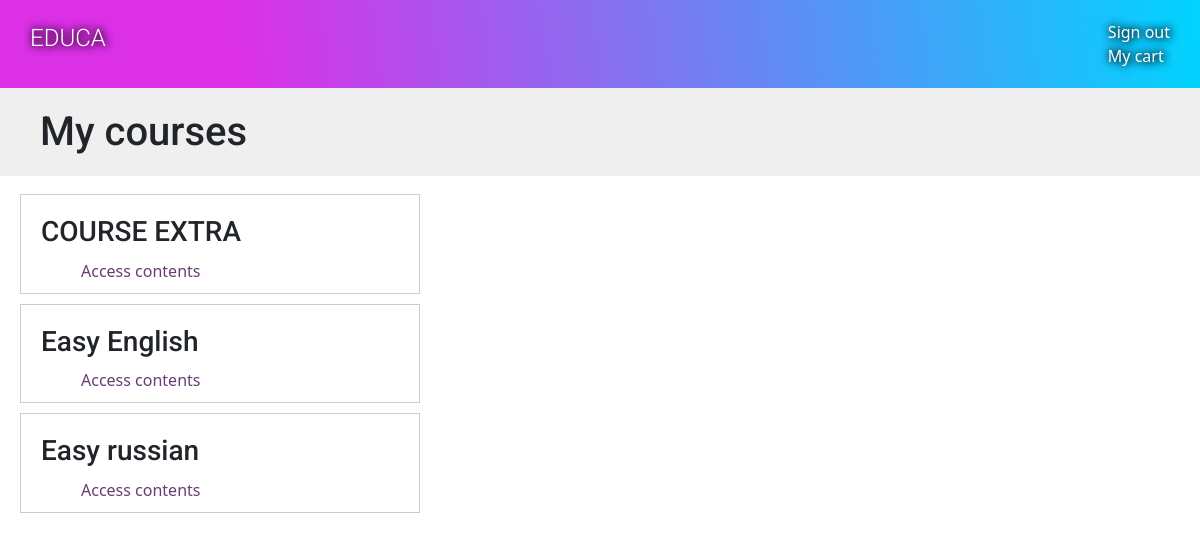
The page /students/courses/ (signed in) on the database its author committed.
### courses/models.py (models this page shows, shortened)
class Course(models.Model):
    name = models.CharField(max_length=200)
    slug = models.SlugField(max_length=200, unique=True)
    students = models.ManyToManyField(User, blank=True, related_name='courses_students')
    subject = models.ForeignKey(Subject, related_name='courses', on_delete=models.CASCADE)
    owner = models.ForeignKey(User, related_name='owners', on_delete = models.SET_NULL, null=True)
    created = models.DateField(auto_now_add=True)
    overview = models.TextField()
    price = models.IntegerField('Цена', default=0)
    views_count = models.IntegerField("Просмотры курса", default=0)
    mean_rating = models.DecimalField('Рейтинг', default=0, decimal_places=2, max_digits=3)
    class Meta:
        ordering=['-created']

### students/views.py (the view)
# urls.py: path('courses/', StudentCoursesListView.as_view(), name='student_course_list'),
class StudentCoursesListView(ListView):
    template_name = "students/course/list.html"
    def get_queryset(self):
        return Course.objects.filter(students__in=[self.request.user])

### students/templates/students/course/list.html (shortened to what this page needs)
{% extends "base.html" %}
    {% block content %}
        <h1>My courses</h1>
        <div class="module">
            {% for course in object_list %}
                <div class="course-info">
                    <h3>{{ course.name }}</h3>
                    <p><a href="{% url "student_detail" course.id %}">
                    Access contents</a></p>
                </div>
            {% empty %}
                <p>
                    You are not enrolled in any courses yet.
                    <a href="{% url "course_list_all" %}">Browse courses</a>
                    to enroll in a course.
                </p>
            {% endfor %}
        </div>
{% endblock %}

### courses/static/css/base.css (style rules this page uses)
body { margin:0; font-family:'Roboto', sans-serif; font-weight:400; color:#333; }
a { color:#3fad37; text-decoration:none; }
h1, h2, h3, h4, h5, h6 { font-family:'Roboto', sans-serif; font-weight:300; }
h1 { background:#efefef; width:100%; overflow:auto; padding:20px 0 20px 40px; margin:0; }
.module { padding:10px 20px; float:left; width:600px; }
.module a { padding: 10px 20px; float:left; width:600px; text-decoration: none; color: #6a3c75; transition: all 0.6s ease; }
.module h3 { margin: 20px 0 0; padding:0; width:100%; }
.module p { margin: 0px 20px; width:100%; float:left; }
.course-info { border:1px solid #ccc; padding:0 20px; margin-bottom:10px; width:400px; overflow:auto; }
.course-info a { margin-right:10px; }

### rows shown on the page
Course: name "COURSE EXTRA"
Course: name "Easy English"
Course: name "Easy russian"
